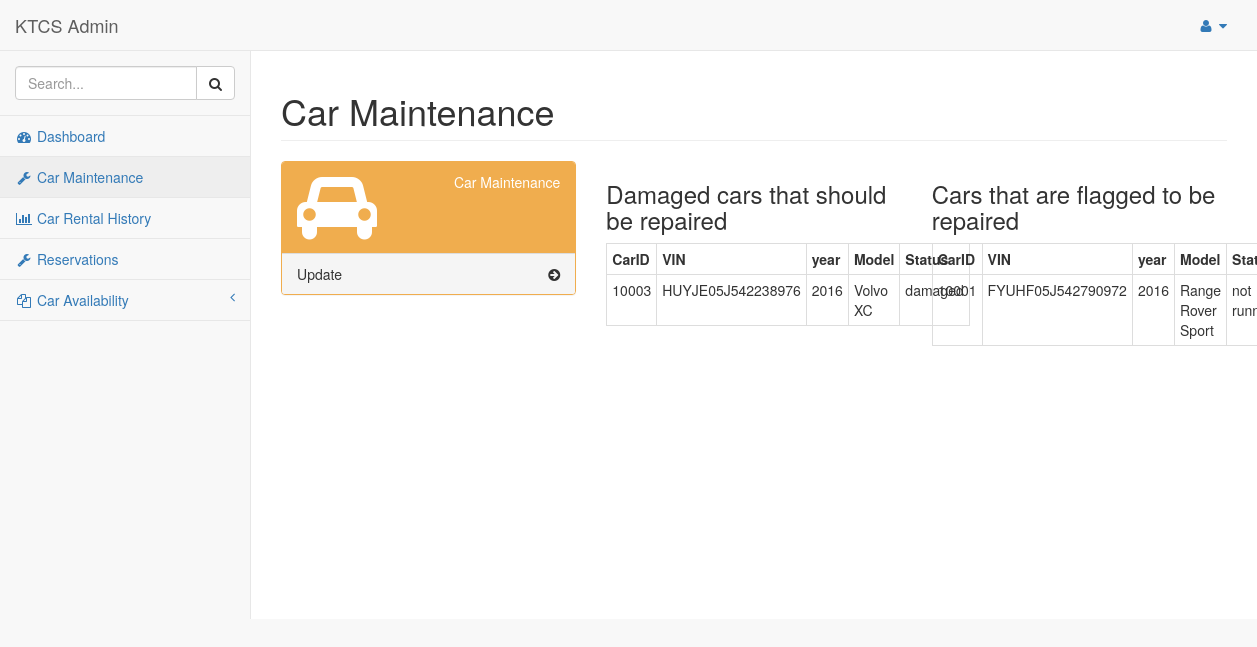
Page /admin/pages/carM.php (signed in) on the committed database.
### tables this page shows
CREATE TABLE `member_history` (
  `carID` int(11) NOT NULL,
  `memberID` int(11) NOT NULL,
  `pickup_odometer` int(11) DEFAULT NULL,
  `dropoff_odometer` int(11) DEFAULT NULL,
  `return_stat` varchar(11) DEFAULT NULL
);

CREATE TABLE `car` (
  `vin` varchar(20) NOT NULL,
  `pickup_location` varchar(40) NOT NULL,
  `dropoff_location` varchar(40) DEFAULT NULL,
  `make_model` varchar(25) NOT NULL,
  `year` year(4) NOT NULL,
  `rental_fee` int(11) NOT NULL,
  `carID` int(11) NOT NULL,
  `available` int(1) NOT NULL DEFAULT '0'
);

### admin/pages/carM.php (the view, shortened to what this page needs)
<!DOCTYPE html>
<html lang="en">
<head>
    <link href="../vendor/bootstrap/css/bootstrap.min.css" rel="stylesheet">
    <link href="../vendor/metisMenu/metisMenu.min.css" rel="stylesheet">
    <link href="../dist/css/sb-admin-2.css" rel="stylesheet">
    <link href="../vendor/morrisjs/morris.css" rel="stylesheet">
    <link href="../vendor/font-awesome/css/font-awesome.min.css" rel="stylesheet" type="text/css">
</head>
<body>
    <div id="wrapper">
        <nav class="navbar navbar-default navbar-static-top" role="navigation" style="margin-bottom: 0">
            <div class="navbar-header">
                <a class="navbar-brand" href="index.php">KTCS Admin</a>
            </div>
            <ul class="nav navbar-top-links navbar-right">
                <li class="dropdown">
                    <a class="dropdown-toggle" data-toggle="dropdown" href="#">
                        <i class="fa fa-user fa-fw"></i> <i class="fa fa-caret-down"></i>
                    </a>
                </li>
            </ul>
            <div class="navbar-default sidebar" role="navigation">
                <div class="sidebar-nav navbar-collapse">
                    <ul class="nav" id="side-menu">
                        <li class="sidebar-search">
                            <div class="input-group custom-search-form">
                                <input type="text" class="form-control" placeholder="Search...">
                                <span class="input-group-btn">
                                <button class="btn btn-default" type="button">
                                    <i class="fa fa-search"></i>
                                </button>
                            </span>
                            </div>
                        </li>
                        <li>
                            <a href="index.php"><i class="fa fa-dashboard fa-fw"></i> Dashboard</a>
                        </li>
						<li>
                            <a href="carM.php"><i class="fa fa-wrench fa-fw"></i> Car Maintenance</a>
                        </li>
                        <li>
                            <a href="carHistory.php"><i class="fa fa-bar-chart-o fa-fw"></i> Car Rental History</a>
                        </li>
                        <li>
                            <a href="date1.php"><i class="fa fa-wrench fa-fw"></i> Reservations</a>
                        </li>
                        <li>
                            <a href="#"><i class="fa fa-files-o fa-fw"></i> Car Availability<span class="fa arrow"></span></a>
                        </li>
                    </ul>
                </div>
            </div>
        </nav>
        <div id="page-wrapper">
            <div class="row">
                <div class="col-lg-12">
                    <h1 class="page-header">Car Maintenance</h1>
                </div>
            </div>
            <div class="row">
                <div class="col-lg-4 col-md-4">
                    <div class="panel panel-yellow">
                        <div class="panel-heading">
                            <div class="row">
                                <div class="col-xs-3">
                                    <i class="fa fa-car   fa-5x"></i>
                                </div>
                                <div class="col-xs-9 text-right">
                                    <div>Car Maintenance</div>
                                </div>
                            </div>
                        </div>
                            <div class="panel-footer">
                                <span class="pull-left">Update</span>
                                <span class="pull-right"><i class="fa fa-arrow-circle-right"></i></span>
                                <div class="clearfix"></div>
                            </div>
                    </div>
                </div>
				<div class="col-lg-4 col-md-4">
					<h3>Damaged cars that should be repaired</h3>
					<?php
						if(isset($_SESSION['id'])){
						include_once '../../connection.php';
						$query = "SELECT member_history.carID, make_model, year, vin, return_stat FROM member_history NATURAL JOIN car WHERE return_stat = 'damaged' ";
						$stmt = $dbh->prepare($query);
						$stmt->execute();
						$stmt->bind_result($carID, $make_model,$year,$vin,$return_stat);
						echo "<table class='table table-hover table-condensed table-bordered'>";
						echo "<tr>";
						echo "<th>CarID</th>";
						echo "<th>VIN</th>";
						echo "<th>year</th>";
						echo "<th>Model</th>";
						echo "<th>Status</th>";
						echo "</tr>";
					while ($stmt -> fetch()) {
						echo "<tr>";
						echo "<td>$carID</td>";
						echo "<td>$vin</td>";
						echo "<td>$year </td>";
						echo "<td>$make_model</td>";
						echo "<td>$return_stat </td>";
						echo "</tr>";
				}
				echo "</table>";
			} else {
			header("Location: ../../worklogin.php");
			die();
				}
			?>
				</div>
				<div class="col-lg-4 col-md-4">
					<h3>Cars that are flagged to be repaired</h3>
					<?php
if(isset($_SESSION['id'])){
    include_once '../../connection.php';
        $query = "SELECT member_history.carID, make_model, year, vin, return_stat FROM member_history NATURAL JOIN car WHERE return_stat = 'not running'";
        $stmt = $dbh->prepare($query);
		$stmt->execute();
        $stmt->bind_result($carID, $make_model,$year,$vin,$return_stat);
						echo "<table class='table table-hover table-condensed table-bordered'>";
						echo "<tr>";
						echo "<th>CarID</th>";
						echo "<th>VIN</th>";
						echo "<th>year</th>";
						echo "<th>Model</th>";
						echo "<th>Status</th>";
						echo "</tr>";
        while ($stmt -> fetch()) {
						echo "<tr>";
						echo "<td>$carID</td>";
						echo "<td>$vin</td>";
						echo "<td>$year </td>";
						echo "<td>$make_model</td>";
						echo "<td>$return_stat </td>";
						echo "</tr>";
				}
				echo "</table>";
} else {
	header("Location: ../../worklogin.php");
	die();
}
?>
				</div>
            </div>
        </div>
    </div>
</body>
</html>

### rows in the picture
member_history: carID "10003", carID.vin "HUYJE05J542238976", carID.year "2016", carID.make_model "Volvo XC", return_stat "damaged"
member_history: carID "10001", carID.vin "FYUHF05J542790972", carID.year "2016", carID.make_model "Range Rover Sport", return_stat "not…"
